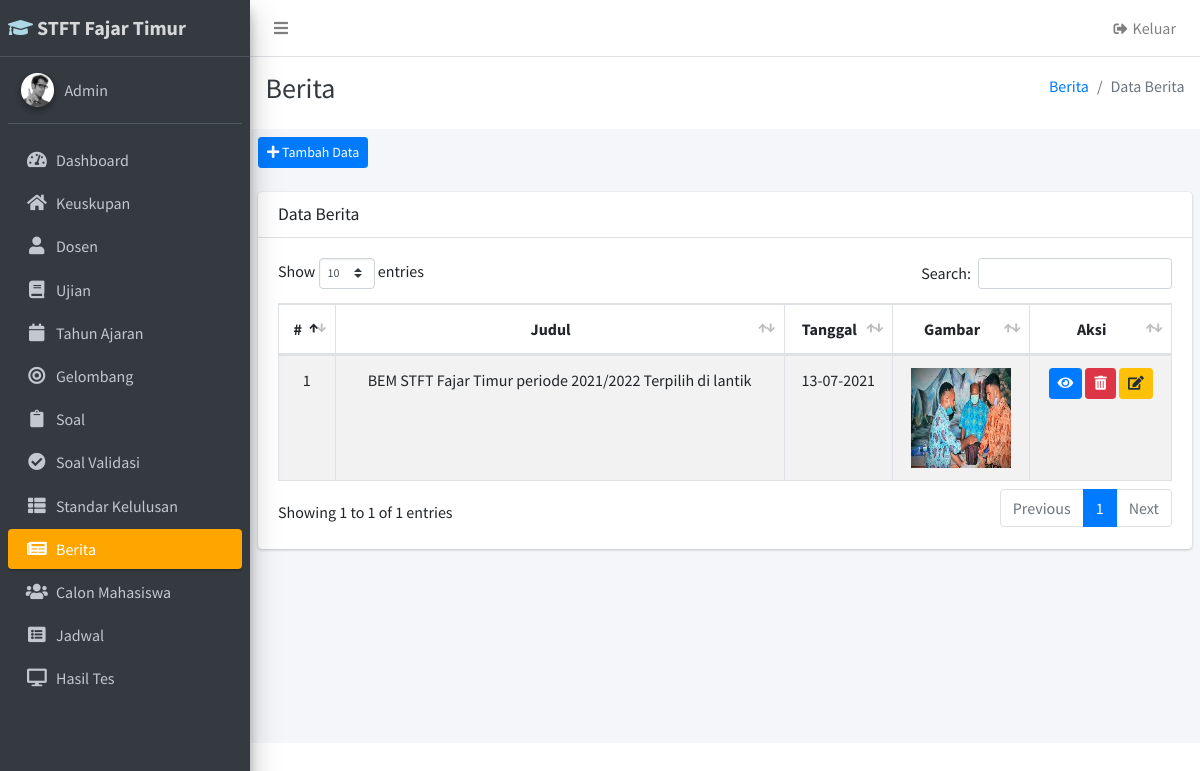
Screenshot of /index.php/admin/berita with the database file from the repository.
### tables this page shows
CREATE TABLE `berita` (
  `kd_berita` varchar(5) NOT NULL,
  `judul` varchar(100) NOT NULL,
  `isi_berita` text NOT NULL,
  `tanggal` date NOT NULL,
  `gambar` varchar(100) NOT NULL,
  PRIMARY KEY (`kd_berita`)
);

### application/controllers/Admin.php (called while the page is built, shortened)
<?php
class Admin extends CI_Controller
{
    public function __construct()
    {
        $this->load->library('Mylib');
    }
    public function berita()
    {
        $data['berita'] = $this->db->get('berita')->result_array();
        $this->load->view('templates/admin/header');
        $this->load->view('templates/admin/sidebar');
        $this->load->view('templates/admin/topbar');
        $this->load->view('admin/berita', $data);
        $this->load->view('templates/admin/footer');
    }
}

### index.php (called while the page is built, shortened)
<?php
require_once BASEPATH.'core/CodeIgniter.php';

### application/helpers/tanggal_helper.php (called while the page is built)
<?php
function tgl_indo($date)
{
    $d = substr($date, 8, 2);
    $m = substr($date, 5, 2);
    $y = substr($date, 0, 4);
    return $d . '-' . $m . '-' . $y;
}

### application/views/admin/berita.php (the view, shortened to what this page needs)
<div class="content-wrapper">
<div class="content-header bg-white mb-2">
      <div class="container-fluid">
        <div class="row mb-2">
          <div class="col-sm-6">
            <h3 class="m-0 text-dark">Berita</h3>
          </div>
          <div class="col-sm-6">
            <ol class="breadcrumb float-sm-right">
              <li class="breadcrumb-item"><a href="#">Berita</a></li>
              <li class="breadcrumb-item active">Data Berita</li>
            </ol>
          </div>
        </div>
      </div>
    </div>
    <section class="content">
      <div class="row">
        <div class="col-12">
        <a href="<?= site_url('admin/berita_tambah'); ?>" class="btn btn-primary btn-sm pull-right"><i class="fa fa-plus"></i> Tambah Data</a>
        <br><br>
          <div class="card">
            <div class="card-header">
              <h3 class="card-title">Data Berita</h3>
            </div>
            <div class="card-body">
              <table id="example1" class="table table-bordered table-striped">
                <thead class="text-center">
                <tr>
                  <th>#</th>
                  <th>Judul</th>
                  <th>Tanggal</th>
                  <th>Gambar</th>
                  <th>Aksi</th>
                </tr>
                </thead>
                <tbody>
                  <?php $no= 1; ?>
                <?php foreach($berita as $br) : ?>
                <tr class="text-center">
                  <td><?= $no++; ?></td>
                  <td><?= $br['judul']; ?></td>
                  <td><?= tgl_indo($br['tanggal']); ?></td>
                  <td> <img width="100" height="100" src="<?= site_url('assets/img/berita/') . $br['gambar']; ?> " alt=""> </td>
                  <td class="text-center">
                    <a href="<?= site_url('admin/berita_detail/') . $br['kd_berita']; ?>" class="btn btn-primary btn-sm"><i class="fas fa-eye"></i></a>
                    <a onclick="hapusBerita('<?= $br['kd_berita']; ?>');" href="#" class="btn btn-danger btn-sm"><i class="fas fa-trash-alt"></i></a>
                    <a href="<?= site_url('admin/berita_ubah/') . $br['kd_berita']; ?>" class="btn btn-warning btn-sm"><i class="fas fa-edit"></i></a>
                  </td>
                </tr>
                <?php endforeach; ?>
                </tbody>
              </table>
            </div>
          </div>
        </div>
      </div>
    </section>
  </div>

### rows the page displays
berita: judul "BEM STFT Fajar Timur periode 2021/2022 Terpilih di lantik", tanggal "13-07-2021", gambar (picture)
